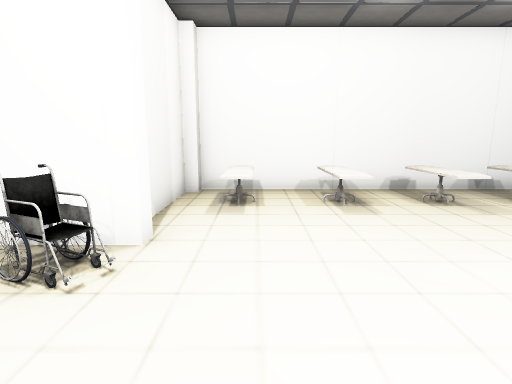
[1] (above)

13 first-person views from a walk through a scene from a Unity 3-D project. The camera is 1.4 m above the floor, tilts 10° down and sees 80° across. The floor is counted in squares, 1 m on a side. Each view is taken from the middle of a square. On the plan, view 1 faces up. The plan holds only what a view shows up to about 14 squares ahead; the rest is blank. The player is left out. Some animated figures are not drawn.

[2]
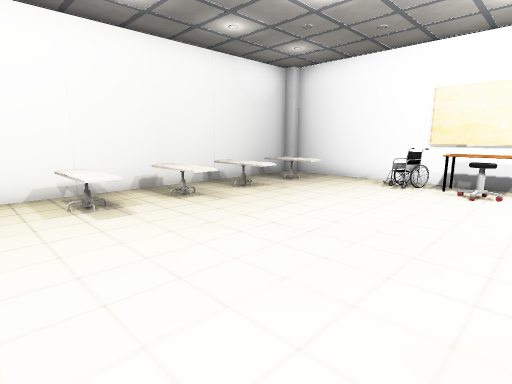

[3]
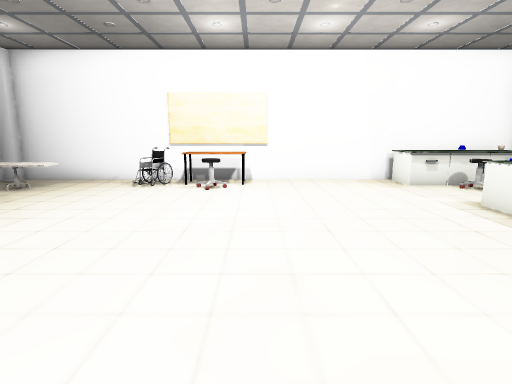

[4]
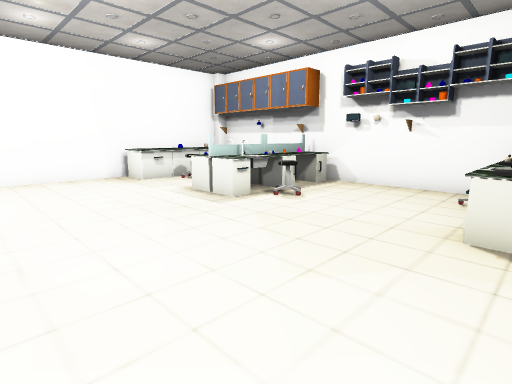

[5]
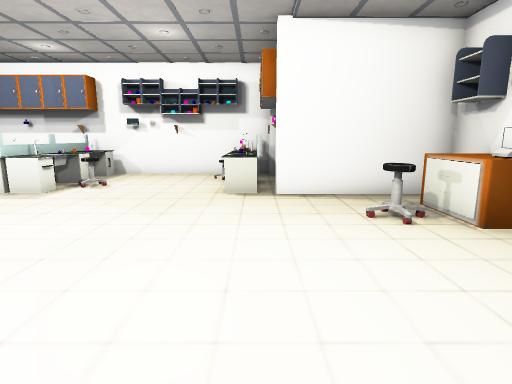

[6]
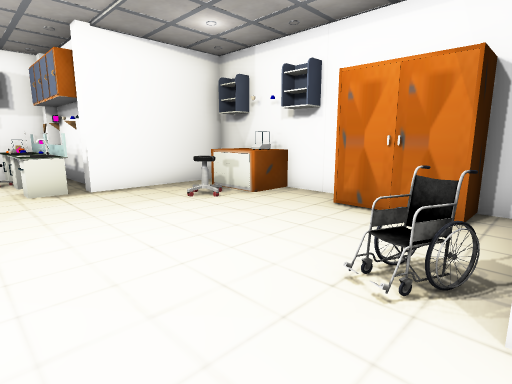

[7]
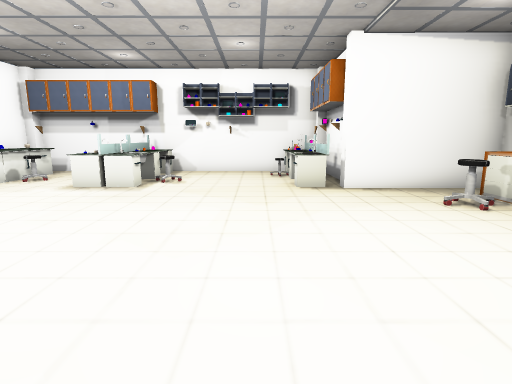

[8]
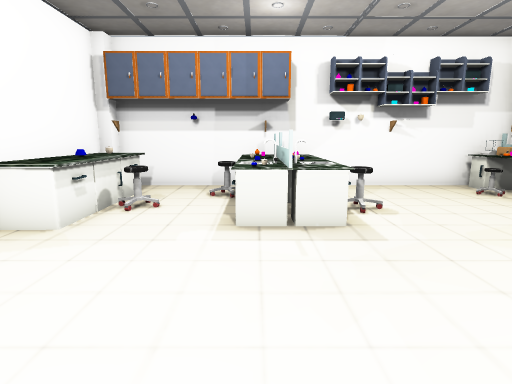

[9]
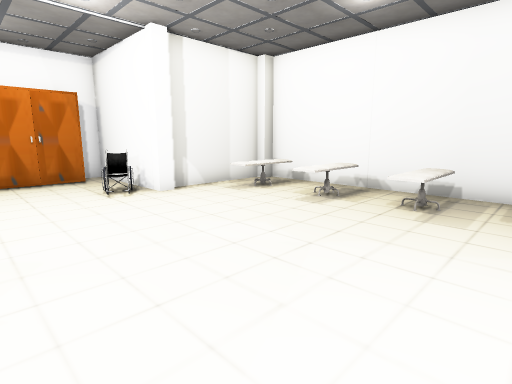

[10]
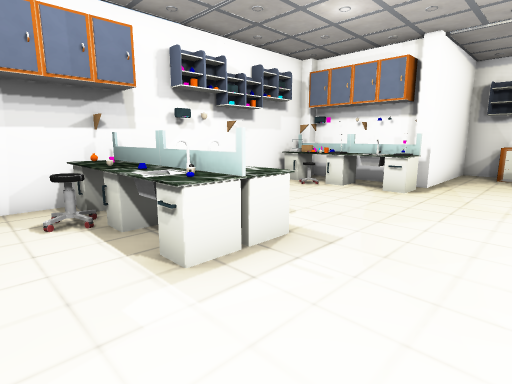

[11]
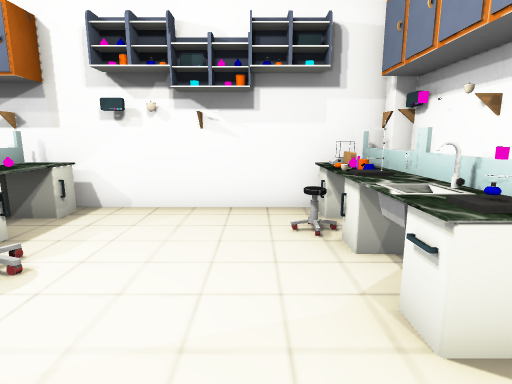

[12]
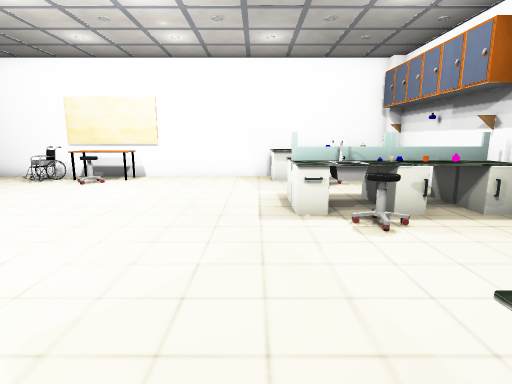

[13]
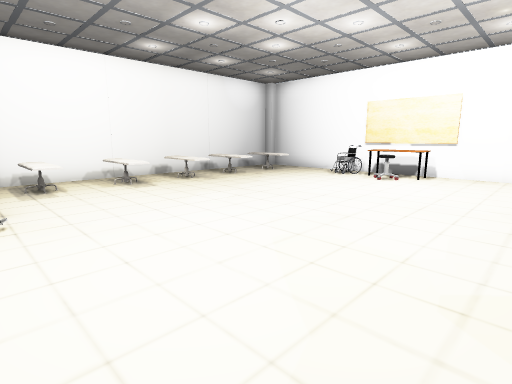

### Floor plan
Points are (right, up) in squares from view 1. A wall is a line through its corners. A room is listed if a view was taken in it or the views show most of it. See-through windows are left out.
Room 1 (views 1, 2, 3, 4, 5, 6, 7, 8, 9, 10, 11, 12, 13)
walls: (-2.4, 3.9) (-5.9, 3.9) (-5.9, 3); (-1.9, -5.4) (-1.9, -8.5); (5.5, -8.4) (5.5, -8.9); (-5.9, 0) (-5.9, -4.6) (-2.4, -4.6); (-1.9, 8) (-1.9, 4.5); (-0.5, -9.1) (9.5, -9.1); (9.5, 8.4) (-1.6, 8.4); (10.4, -8.8) (10.4, 8)
objects: other object (-5, -3); other object (-5, -2); other object (-5, 1); chair (-4, -2) to (-3, -2); pillar (-2, -9); pillar (-2, -5); chair (-2, 3); pillar (-2, 4); other object (-1, -9); other object (-1, -8); other object (-1, -7); tap (-1, -6); other object (-1, -5); other object (-1, 6) to (0, 8); chair (0, -8) to (0, -7); other object (0, -6) to (0, -5); other object (1, -8); other object (2, 6) to (2, 8); other object (4, -8); other object (4, -7); chair (4, -6); other object (4, 6) to (4, 8); other object (5, -8); other object (5, -7); other object (5, -6); other object (5, -5); other object (6, -8) to (6, -7); other object (6, -6); other object (6, -5); other object (6, 6) to (6, 8); chair (7, -8) to (7, -7); other object (7, -6); chair (8, -6) to (9, -6); other object (8, 6) to (9, 7); other object (9, -8) to (10, -7); other object (9, -5) to (10, -5); desk (9, 0) to (10, 2); chair (9, 1); chair (9, 3) to (10, 3); pillar (10, -9); other object (10, -6); pillar (10, 8)

Positions as (right, up) in squares from view 1, and headings:
1: (0, 0), facing up
2: (0, 0), facing up-right
3: (0, 0), facing right
4: (-1, 0), facing down-right
5: (-1, 3), facing down
6: (1, 4), facing down-left
7: (1, 4), facing down
8: (6, 0), facing down
9: (6, 0), facing up-left
10: (8, -2), facing down-left
11: (1, -3), facing down
12: (-1, -4), facing right
13: (-2, -3), facing up-right
